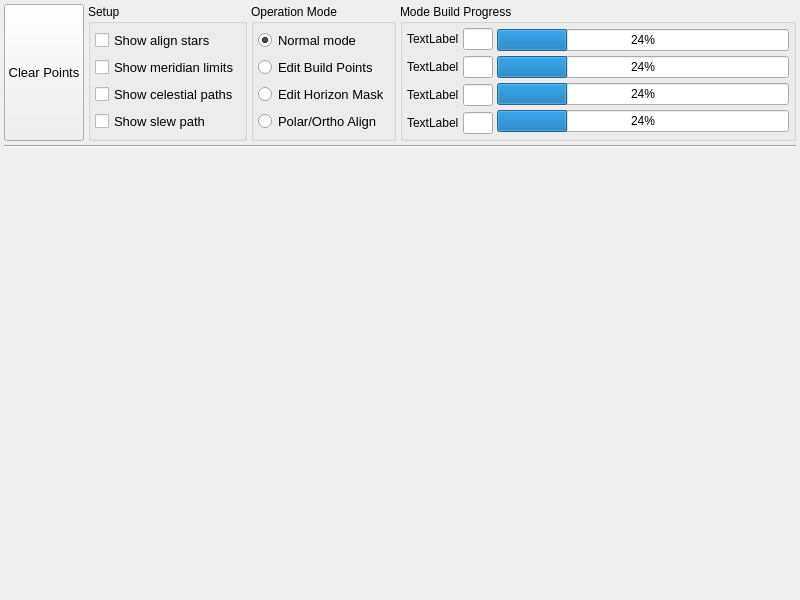
<?xml version="1.0" encoding="UTF-8"?>
<ui version="4.0">
 <class>HemisphereDialog</class>
 <widget class="QWidget" name="HemisphereDialog">
  <property name="geometry">
   <rect>
    <x>0</x>
    <y>0</y>
    <width>800</width>
    <height>600</height>
   </rect>
  </property>
  <property name="sizePolicy">
   <sizepolicy hsizetype="Preferred" vsizetype="Preferred">
    <horstretch>0</horstretch>
    <verstretch>0</verstretch>
   </sizepolicy>
  </property>
  <property name="minimumSize">
   <size>
    <width>800</width>
    <height>400</height>
   </size>
  </property>
  <property name="maximumSize">
   <size>
    <width>1600</width>
    <height>1200</height>
   </size>
  </property>
  <property name="sizeIncrement">
   <size>
    <width>10</width>
    <height>10</height>
   </size>
  </property>
  <property name="baseSize">
   <size>
    <width>10</width>
    <height>10</height>
   </size>
  </property>
  <property name="font">
   <font>
    <family>Arial</family>
   </font>
  </property>
  <property name="windowTitle">
   <string>Hemisphere</string>
  </property>
  <layout class="QVBoxLayout" name="verticalLayout" stretch="0,0,1">
   <property name="spacing">
    <number>4</number>
   </property>
   <property name="leftMargin">
    <number>4</number>
   </property>
   <property name="topMargin">
    <number>4</number>
   </property>
   <property name="rightMargin">
    <number>4</number>
   </property>
   <property name="bottomMargin">
    <number>4</number>
   </property>
   <item>
    <layout class="QHBoxLayout" name="horizontalLayout" stretch="0,0,0,1">
     <property name="spacing">
      <number>4</number>
     </property>
     <item>
      <widget class="QPushButton" name="clearBuildP">
       <property name="sizePolicy">
        <sizepolicy hsizetype="Minimum" vsizetype="Preferred">
         <horstretch>0</horstretch>
         <verstretch>0</verstretch>
        </sizepolicy>
       </property>
       <property name="font">
        <font>
         <pointsize>10</pointsize>
        </font>
       </property>
       <property name="toolTip">
        <string>&lt;html&gt;&lt;head/&gt;&lt;body&gt;&lt;p&gt;Delete all points on coordinate window including Base / Model&lt;/p&gt;&lt;/body&gt;&lt;/html&gt;</string>
       </property>
       <property name="text">
        <string>Clear Points</string>
       </property>
      </widget>
     </item>
     <item>
      <widget class="QGroupBox" name="groupBox_3">
       <property name="title">
        <string>Setup</string>
       </property>
       <layout class="QVBoxLayout" name="verticalLayout_2">
        <property name="spacing">
         <number>4</number>
        </property>
        <property name="leftMargin">
         <number>4</number>
        </property>
        <property name="topMargin">
         <number>4</number>
        </property>
        <property name="rightMargin">
         <number>4</number>
        </property>
        <property name="bottomMargin">
         <number>4</number>
        </property>
        <item>
         <widget class="QCheckBox" name="checkShowAlignStar">
          <property name="font">
           <font>
            <pointsize>10</pointsize>
           </font>
          </property>
          <property name="text">
           <string>Show align stars</string>
          </property>
         </widget>
        </item>
        <item>
         <widget class="QCheckBox" name="checkShowMeridian">
          <property name="font">
           <font>
            <pointsize>10</pointsize>
           </font>
          </property>
          <property name="text">
           <string>Show meridian limits</string>
          </property>
         </widget>
        </item>
        <item>
         <widget class="QCheckBox" name="checkShowCelestial">
          <property name="font">
           <font>
            <pointsize>10</pointsize>
           </font>
          </property>
          <property name="text">
           <string>Show celestial paths</string>
          </property>
         </widget>
        </item>
        <item>
         <widget class="QCheckBox" name="checkShowSlewPath">
          <property name="font">
           <font>
            <pointsize>10</pointsize>
           </font>
          </property>
          <property name="text">
           <string>Show slew path</string>
          </property>
         </widget>
        </item>
       </layout>
      </widget>
     </item>
     <item>
      <widget class="QGroupBox" name="groupBox_2">
       <property name="title">
        <string>Operation Mode</string>
       </property>
       <layout class="QVBoxLayout" name="verticalLayout_3">
        <property name="spacing">
         <number>4</number>
        </property>
        <property name="leftMargin">
         <number>4</number>
        </property>
        <property name="topMargin">
         <number>4</number>
        </property>
        <property name="rightMargin">
         <number>4</number>
        </property>
        <property name="bottomMargin">
         <number>4</number>
        </property>
        <item>
         <widget class="QRadioButton" name="checkEditNone">
          <property name="font">
           <font>
            <pointsize>10</pointsize>
           </font>
          </property>
          <property name="text">
           <string>Normal mode</string>
          </property>
          <property name="checked">
           <bool>true</bool>
          </property>
         </widget>
        </item>
        <item>
         <widget class="QRadioButton" name="checkEditBuildPoints">
          <property name="font">
           <font>
            <pointsize>10</pointsize>
           </font>
          </property>
          <property name="text">
           <string>Edit Build Points</string>
          </property>
         </widget>
        </item>
        <item>
         <widget class="QRadioButton" name="checkEditHorizonMask">
          <property name="font">
           <font>
            <pointsize>10</pointsize>
           </font>
          </property>
          <property name="text">
           <string>Edit Horizon Mask</string>
          </property>
         </widget>
        </item>
        <item>
         <widget class="QRadioButton" name="checkPolarAlignment">
          <property name="enabled">
           <bool>true</bool>
          </property>
          <property name="font">
           <font>
            <pointsize>10</pointsize>
           </font>
          </property>
          <property name="text">
           <string>Polar/Ortho Align</string>
          </property>
         </widget>
        </item>
       </layout>
      </widget>
     </item>
     <item>
      <widget class="QGroupBox" name="groupBox">
       <property name="title">
        <string>Mode Build Progress</string>
       </property>
       <layout class="QHBoxLayout" name="horizontalLayout_2" stretch="0,1">
        <property name="spacing">
         <number>4</number>
        </property>
        <property name="leftMargin">
         <number>4</number>
        </property>
        <property name="topMargin">
         <number>4</number>
        </property>
        <property name="rightMargin">
         <number>4</number>
        </property>
        <property name="bottomMargin">
         <number>4</number>
        </property>
        <item>
         <layout class="QFormLayout" name="formLayout">
          <property name="horizontalSpacing">
           <number>4</number>
          </property>
          <property name="verticalSpacing">
           <number>6</number>
          </property>
          <item row="0" column="0">
           <widget class="QLabel" name="label">
            <property name="text">
             <string>TextLabel</string>
            </property>
           </widget>
          </item>
          <item row="0" column="1">
           <widget class="QLineEdit" name="lineEdit">
            <property name="maximumSize">
             <size>
              <width>30</width>
              <height>16777215</height>
             </size>
            </property>
           </widget>
          </item>
          <item row="1" column="0">
           <widget class="QLabel" name="label_2">
            <property name="text">
             <string>TextLabel</string>
            </property>
           </widget>
          </item>
          <item row="2" column="0">
           <widget class="QLabel" name="label_3">
            <property name="text">
             <string>TextLabel</string>
            </property>
           </widget>
          </item>
          <item row="3" column="0">
           <widget class="QLabel" name="label_4">
            <property name="text">
             <string>TextLabel</string>
            </property>
           </widget>
          </item>
          <item row="1" column="1">
           <widget class="QLineEdit" name="lineEdit_2">
            <property name="maximumSize">
             <size>
              <width>30</width>
              <height>16777215</height>
             </size>
            </property>
           </widget>
          </item>
          <item row="2" column="1">
           <widget class="QLineEdit" name="lineEdit_3">
            <property name="maximumSize">
             <size>
              <width>30</width>
              <height>16777215</height>
             </size>
            </property>
           </widget>
          </item>
          <item row="3" column="1">
           <widget class="QLineEdit" name="lineEdit_4">
            <property name="maximumSize">
             <size>
              <width>30</width>
              <height>16777215</height>
             </size>
            </property>
           </widget>
          </item>
         </layout>
        </item>
        <item>
         <layout class="QVBoxLayout" name="verticalLayout_5">
          <property name="spacing">
           <number>4</number>
          </property>
          <item>
           <widget class="QProgressBar" name="progressBar">
            <property name="value">
             <number>24</number>
            </property>
           </widget>
          </item>
          <item>
           <widget class="QProgressBar" name="progressBar_3">
            <property name="value">
             <number>24</number>
            </property>
           </widget>
          </item>
          <item>
           <widget class="QProgressBar" name="progressBar_4">
            <property name="value">
             <number>24</number>
            </property>
           </widget>
          </item>
          <item>
           <widget class="QProgressBar" name="progressBar_2">
            <property name="value">
             <number>24</number>
            </property>
           </widget>
          </item>
         </layout>
        </item>
       </layout>
      </widget>
     </item>
    </layout>
   </item>
   <item>
    <widget class="Line" name="line">
     <property name="orientation">
      <enum>Qt::Horizontal</enum>
     </property>
    </widget>
   </item>
   <item>
    <widget class="QWidget" name="hemisphereM" native="true">
     <property name="enabled">
      <bool>true</bool>
     </property>
     <property name="sizePolicy">
      <sizepolicy hsizetype="Expanding" vsizetype="Expanding">
       <horstretch>0</horstretch>
       <verstretch>0</verstretch>
      </sizepolicy>
     </property>
     <property name="minimumSize">
      <size>
       <width>790</width>
       <height>270</height>
      </size>
     </property>
     <property name="maximumSize">
      <size>
       <width>1580</width>
       <height>1070</height>
      </size>
     </property>
     <property name="sizeIncrement">
      <size>
       <width>10</width>
       <height>10</height>
      </size>
     </property>
     <property name="baseSize">
      <size>
       <width>10</width>
       <height>10</height>
      </size>
     </property>
     <property name="autoFillBackground">
      <bool>false</bool>
     </property>
     <property name="styleSheet">
      <string notr="true"/>
     </property>
     <widget class="QWidget" name="hemisphere" native="true">
      <property name="enabled">
       <bool>true</bool>
      </property>
      <property name="geometry">
       <rect>
        <x>0</x>
        <y>65</y>
        <width>792</width>
        <height>270</height>
       </rect>
      </property>
      <property name="sizePolicy">
       <sizepolicy hsizetype="Expanding" vsizetype="Expanding">
        <horstretch>0</horstretch>
        <verstretch>0</verstretch>
       </sizepolicy>
      </property>
      <property name="minimumSize">
       <size>
        <width>790</width>
        <height>270</height>
       </size>
      </property>
      <property name="maximumSize">
       <size>
        <width>1580</width>
        <height>1070</height>
       </size>
      </property>
      <property name="sizeIncrement">
       <size>
        <width>10</width>
        <height>10</height>
       </size>
      </property>
      <property name="baseSize">
       <size>
        <width>10</width>
        <height>10</height>
       </size>
      </property>
      <property name="autoFillBackground">
       <bool>true</bool>
      </property>
      <property name="styleSheet">
       <string notr="true"/>
      </property>
      <widget class="QWidget" name="hemisphereS" native="true">
       <property name="enabled">
        <bool>true</bool>
       </property>
       <property name="geometry">
        <rect>
         <x>0</x>
         <y>0</y>
         <width>792</width>
         <height>270</height>
        </rect>
       </property>
       <property name="sizePolicy">
        <sizepolicy hsizetype="Expanding" vsizetype="Expanding">
         <horstretch>0</horstretch>
         <verstretch>0</verstretch>
        </sizepolicy>
       </property>
       <property name="minimumSize">
        <size>
         <width>790</width>
         <height>270</height>
        </size>
       </property>
       <property name="maximumSize">
        <size>
         <width>1580</width>
         <height>1070</height>
        </size>
       </property>
       <property name="sizeIncrement">
        <size>
         <width>10</width>
         <height>10</height>
        </size>
       </property>
       <property name="baseSize">
        <size>
         <width>10</width>
         <height>10</height>
        </size>
       </property>
       <property name="autoFillBackground">
        <bool>false</bool>
       </property>
       <property name="styleSheet">
        <string notr="true"/>
       </property>
      </widget>
     </widget>
    </widget>
   </item>
  </layout>
 </widget>
 <resources/>
 <connections/>
 <designerdata>
  <property name="gridDeltaX">
   <number>5</number>
  </property>
  <property name="gridDeltaY">
   <number>5</number>
  </property>
  <property name="gridSnapX">
   <bool>true</bool>
  </property>
  <property name="gridSnapY">
   <bool>true</bool>
  </property>
  <property name="gridVisible">
   <bool>true</bool>
  </property>
 </designerdata>
</ui>
